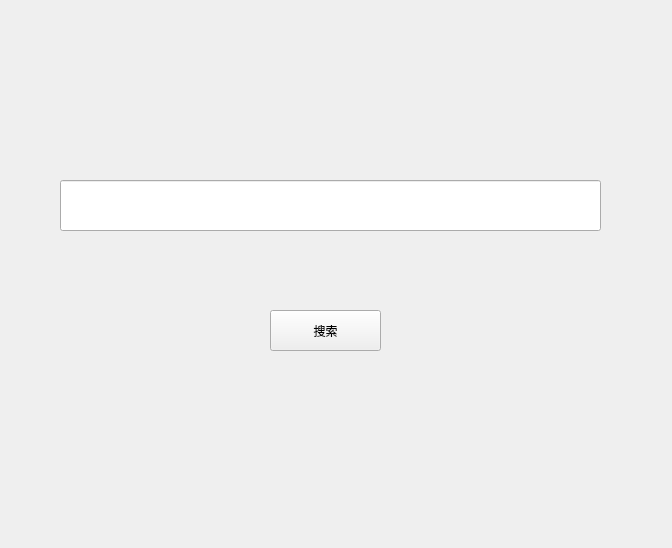
<?xml version="1.0" encoding="UTF-8"?>
<ui version="4.0">
 <class>search_page</class>
 <widget class="QWidget" name="search_page">
  <property name="geometry">
   <rect>
    <x>0</x>
    <y>0</y>
    <width>672</width>
    <height>548</height>
   </rect>
  </property>
  <property name="windowTitle">
   <string>Form</string>
  </property>
  <widget class="QPushButton" name="pushButton">
   <property name="geometry">
    <rect>
     <x>270</x>
     <y>310</y>
     <width>111</width>
     <height>41</height>
    </rect>
   </property>
   <property name="font">
    <font>
     <family>黑体</family>
    </font>
   </property>
   <property name="text">
    <string>搜索</string>
   </property>
  </widget>
  <widget class="QLineEdit" name="lineEdit">
   <property name="geometry">
    <rect>
     <x>60</x>
     <y>180</y>
     <width>541</width>
     <height>51</height>
    </rect>
   </property>
   <property name="font">
    <font>
     <family>黑体</family>
     <pointsize>14</pointsize>
    </font>
   </property>
   <property name="text">
    <string/>
   </property>
  </widget>
 </widget>
 <resources/>
 <connections/>
</ui>
